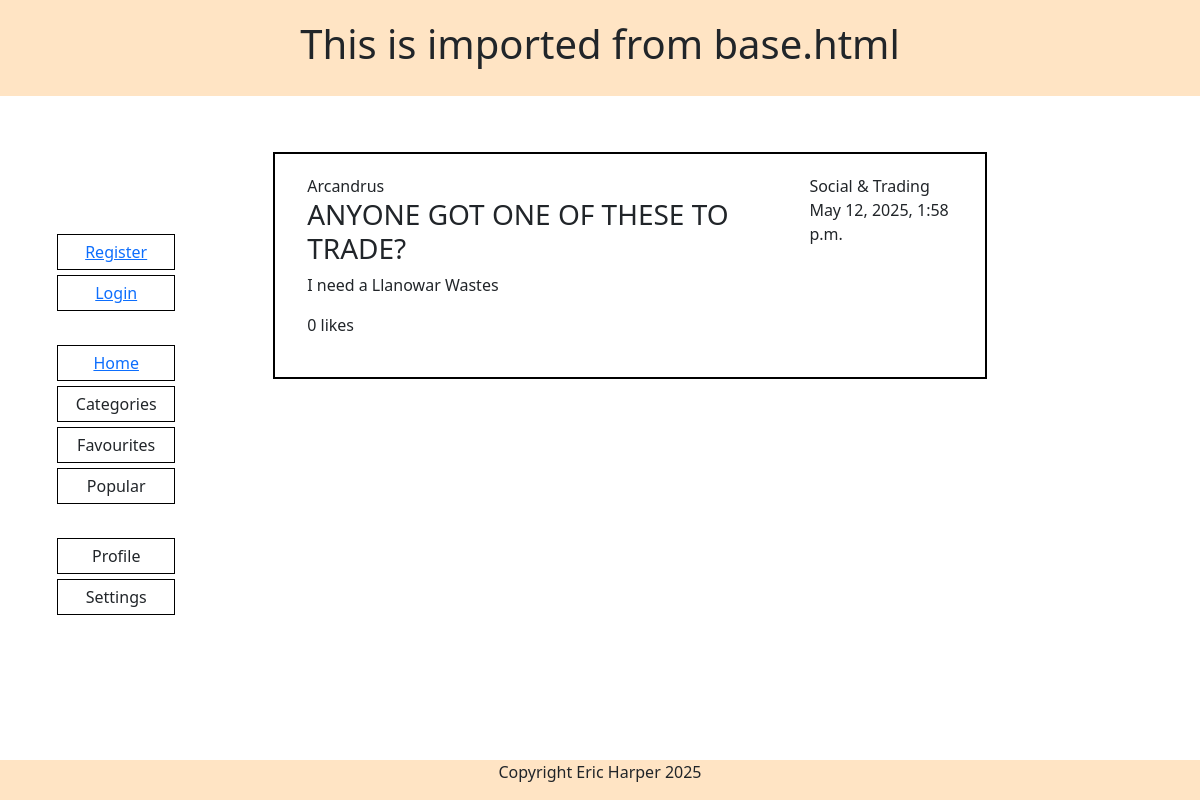
The app's page /posts/anyone-got-one-of-these-to-trade/ with its own data.
### posts/models.py (models this page shows, shortened)
class Post(models.Model):
    title = models.CharField(max_length=200, unique=True)
    slug = models.SlugField(max_length=200, unique=True)
    author = models.ForeignKey(CustomUser, on_delete=models.CASCADE, related_name="posts")
    category = models.IntegerField(choices=CATEGORY, default=0)
    content = SummernoteTextField()
    created_on = models.DateTimeField(auto_now_add=True)
    excerpt = models.TextField(blank=True)
    updated_on = models.DateTimeField(auto_now=True)
    likes = models.ManyToManyField(CustomUser, related_name='post_likes')
    is_favourite = models.BooleanField(default=False)
    is_popular = models.BooleanField(default=False)
    class Meta:
        ordering = ["-created_on"]
    @property
    def total_likes(self):
        return self.likes.count()

### users/models.py (models this page shows)
class CustomUser(AbstractUser):
    full_name = models.CharField(max_length=255, blank=True, null=True)
    username = models.CharField(max_length=255, blank=True, null=True, unique=True)
    email = models.EmailField(unique=True)
    def __str__(self):
        return self.username

### posts/views.py (the view)
# urls.py: path('posts/<slug:slug>/', views.post_detail, name='post_detail'),
def post_detail(request, slug):
    post = get_object_or_404(Post, slug=slug)
    return render(request, 'posts/post_detail.html', {'post': post})

### posts/templates/posts/post_detail.html (shortened to what this page needs)
{% extends 'base.html' %}
{% load static %}
{% block content %}
<div class="container-fluid scroll content">
    <div class="row">
        <div class="col-12 mt-3 left">
            <div class="row">
                <div class="card-full">
                    <div class="card-inner">
                        <div class="row">
                            <div class="col-9">{{ post.author }}</div>
                            <div class="col-3">{{ post.get_category_display }}</div>
                        </div>
                        <div class="row">
                            <div class="col-9">
                                <h3>{{ post.title|upper }}</h3>
                            </div>
                            <div class="col-3">{{ post.created_on }}</div>
                        </div>
                        <p>{{ post.content | safe }}</p>
                        <div class="card-footer">
                            {% if user.is_authenticated %}
                            <form class="like-form" data-slug="{{ post.slug }}" method="POST">
                                {% csrf_token %}
                                <button type="submit">
                                    {% if user in post.likes.all %}
                                    Unlike
                                    {% else %}
                                    Like
                                    {% endif %}
                                </button>
                                <span class="like-count">
                                    {{ post.total_likes }} like{{ post.total_likes|pluralize }}
                                </span>
                            {% else %}
                            {{ post.total_likes }} like{{ post.total_likes|pluralize }}
                            {% endif %}
                        </div>
                    </div>
                </div>
            </div>
        </div>
    </div>
</div>
{% endblock content %}

### static/css/style.css (style rules this page uses)
body, html { width: 100%; display: flex; margin: 0; padding: 0; height: 100%; overflow: hidden; }
.scroll { height: 100%; overflow-y: auto; padding: 1rem; box-sizing: border-box; }
.content { margin: 100px 10% 0 15%; max-width: 100%; height: 80%; }
.card-inner { padding: 20px; overflow: hidden; margin-bottom: 20px; }
.card-full { display: flex; border: 2px, black, solid; max-width: 80%; margin: 20px 10%; }

### records on screen
Post: author "Arcandrus", category "Social & Trading", title "ANYONE GOT ONE OF THESE TO TRADE?", created_on "May 12, 2025, 1:58 p.m.", content "I need a Llanowar Wastes", total_likes "0"
